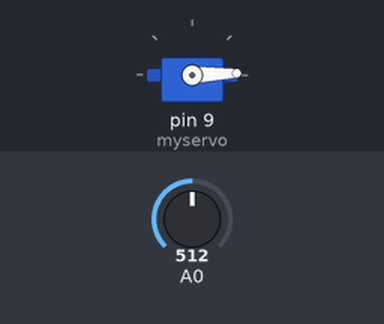
Bench run of a sketch on a simulated Arduino Uno, built with avr-gcc and run on an emulated ATmega328P. Shown: servo. Inputs (shaded band) come from the test bench; at power-on: A0 = 512. What the sketch prints to the serial monitor is not drawn.

Above: at 1.3 s.
1.4 s: A0 set to 170
4.4 s: A0 set to 122
At 4.41 s:
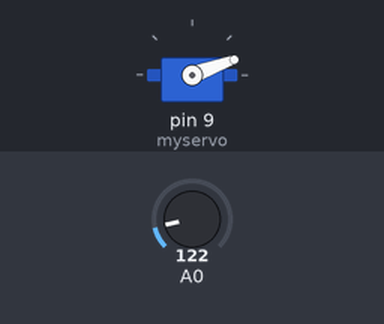
7.4 s: A0 set to 0
At 7.85 s:
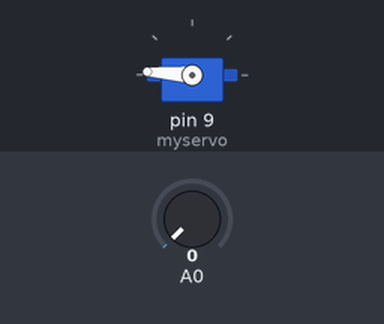
Timing chart, 0 to 19.4 s (numbered marks = the images above; inputs shaded):
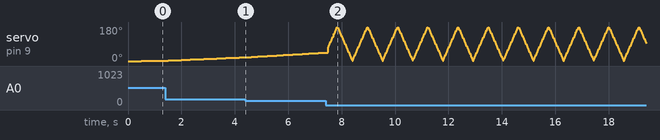

The sketch:

servo.ino
```cpp
#include <Servo.h>
#include "RF24.h"

#define METER_MAX 1024
#define SERVO_MAX 180

bool state = false;

int scale(int val, int current, int target)
{
  return (int)((float)(val / (float)current) * (float) target);
}

int currentPos;

Servo myservo;

int pos = 0;

void setup() {
  Serial.begin(9600);
  // put your setup code here, to run once:
  myservo.attach(9);
  currentPos = 0;
}

void loop() {
  int meter = analogRead(A0);
  int scaledSpeed = scale(meter, METER_MAX, SERVO_MAX);
  scaledSpeed = 1;

  if (state == true)
  {
    currentPos += scaledSpeed;
    if (currentPos > 180)
    {
      state = false;
      currentPos = 180;
    }
  }
  else
  {
    currentPos -= scaledSpeed;
    if (currentPos < 0)
    {
      state = true;
      currentPos = 0;
    }
  }

  myservo.write(currentPos);
  delay(scale(meter, METER_MAX, 1000));

  Serial.println(scaledSpeed);
}
```
